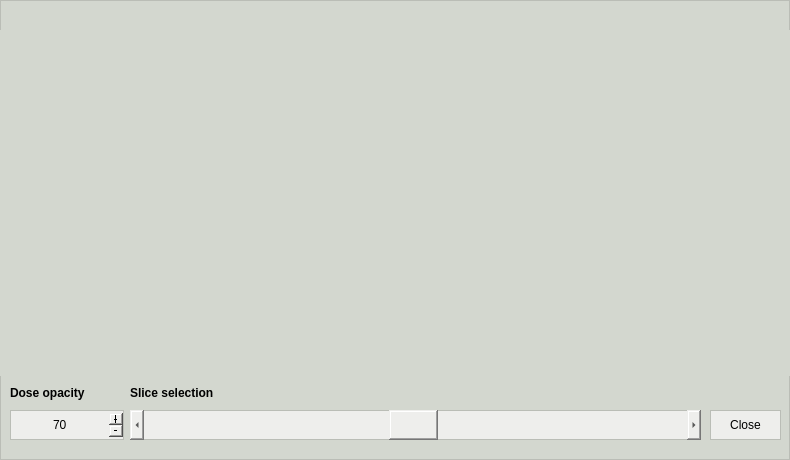
<?xml version="1.0" encoding="UTF-8"?>
<ui version="4.0">
 <class>compare_window</class>
 <widget class="QMainWindow" name="compare_window">
  <property name="windowModality">
   <enum>Qt::ApplicationModal</enum>
  </property>
  <property name="geometry">
   <rect>
    <x>0</x>
    <y>0</y>
    <width>790</width>
    <height>460</height>
   </rect>
  </property>
  <property name="minimumSize">
   <size>
    <width>790</width>
    <height>460</height>
   </size>
  </property>
  <property name="maximumSize">
   <size>
    <width>790</width>
    <height>460</height>
   </size>
  </property>
  <property name="windowTitle">
   <string>Plan comparison</string>
  </property>
  <property name="styleSheet">
   <string notr="true">color: rgb(0, 0, 0);
background-color: rgb(211, 215, 207);</string>
  </property>
  <widget class="QWidget" name="compare_widget">
   <property name="styleSheet">
    <string notr="true">color: rgb(0, 0, 0);
background-color: rgb(211, 215, 207);
border: 1px solid;
border-color: rgb(186, 189, 182);</string>
   </property>
   <widget class="QPushButton" name="close_info_pbutton">
    <property name="geometry">
     <rect>
      <x>710</x>
      <y>410</y>
      <width>71</width>
      <height>30</height>
     </rect>
    </property>
    <property name="cursor">
     <cursorShape>PointingHandCursor</cursorShape>
    </property>
    <property name="styleSheet">
     <string notr="true">color: rgb(0, 0, 0);
background-color: rgb(238, 238, 236);
border: 1px solid;
border-color: rgb(186, 189, 182);</string>
    </property>
    <property name="text">
     <string>Close</string>
    </property>
   </widget>
   <widget class="QWidget" name="baseline_widget" native="true">
    <property name="geometry">
     <rect>
      <x>0</x>
      <y>30</y>
      <width>390</width>
      <height>346</height>
     </rect>
    </property>
    <property name="styleSheet">
     <string notr="true">border: 1px solid;
border-color: rgb(211, 215, 207);</string>
    </property>
    <layout class="QVBoxLayout" name="baseline_meta_layout">
     <property name="spacing">
      <number>0</number>
     </property>
     <property name="leftMargin">
      <number>10</number>
     </property>
     <property name="topMargin">
      <number>10</number>
     </property>
     <property name="rightMargin">
      <number>10</number>
     </property>
     <property name="bottomMargin">
      <number>0</number>
     </property>
     <item>
      <layout class="QVBoxLayout" name="baseline_layout">
       <property name="spacing">
        <number>3</number>
       </property>
      </layout>
     </item>
    </layout>
   </widget>
   <widget class="QScrollBar" name="slice_selection_sbar">
    <property name="geometry">
     <rect>
      <x>130</x>
      <y>410</y>
      <width>571</width>
      <height>30</height>
     </rect>
    </property>
    <property name="sizePolicy">
     <sizepolicy hsizetype="MinimumExpanding" vsizetype="Fixed">
      <horstretch>0</horstretch>
      <verstretch>0</verstretch>
     </sizepolicy>
    </property>
    <property name="minimumSize">
     <size>
      <width>239</width>
      <height>30</height>
     </size>
    </property>
    <property name="maximumSize">
     <size>
      <width>16777215</width>
      <height>30</height>
     </size>
    </property>
    <property name="styleSheet">
     <string notr="true">color: rgb(0, 0, 0);
background-color: rgb(238, 238, 236);
border: 1px solid;
border-color: rgb(186, 189, 182);</string>
    </property>
    <property name="value">
     <number>49</number>
    </property>
    <property name="orientation">
     <enum>Qt::Horizontal</enum>
    </property>
   </widget>
   <widget class="QWidget" name="reference_widget" native="true">
    <property name="geometry">
     <rect>
      <x>400</x>
      <y>30</y>
      <width>390</width>
      <height>346</height>
     </rect>
    </property>
    <property name="styleSheet">
     <string notr="true">border: 1px solid;
border-color: rgb(211, 215, 207);</string>
    </property>
    <layout class="QVBoxLayout" name="reference_meta_layout">
     <property name="spacing">
      <number>0</number>
     </property>
     <property name="leftMargin">
      <number>10</number>
     </property>
     <property name="topMargin">
      <number>10</number>
     </property>
     <property name="rightMargin">
      <number>10</number>
     </property>
     <property name="bottomMargin">
      <number>0</number>
     </property>
     <item>
      <layout class="QVBoxLayout" name="reference_layout">
       <property name="spacing">
        <number>3</number>
       </property>
      </layout>
     </item>
    </layout>
   </widget>
   <widget class="QLabel" name="baseline_label">
    <property name="geometry">
     <rect>
      <x>10</x>
      <y>10</y>
      <width>371</width>
      <height>25</height>
     </rect>
    </property>
    <property name="minimumSize">
     <size>
      <width>0</width>
      <height>25</height>
     </size>
    </property>
    <property name="maximumSize">
     <size>
      <width>16777215</width>
      <height>25</height>
     </size>
    </property>
    <property name="font">
     <font>
      <weight>75</weight>
      <bold>true</bold>
     </font>
    </property>
    <property name="styleSheet">
     <string notr="true">border: 0px;</string>
    </property>
    <property name="alignment">
     <set>Qt::AlignCenter</set>
    </property>
   </widget>
   <widget class="QLabel" name="reference_label">
    <property name="geometry">
     <rect>
      <x>410</x>
      <y>10</y>
      <width>371</width>
      <height>25</height>
     </rect>
    </property>
    <property name="minimumSize">
     <size>
      <width>0</width>
      <height>25</height>
     </size>
    </property>
    <property name="maximumSize">
     <size>
      <width>16777215</width>
      <height>25</height>
     </size>
    </property>
    <property name="font">
     <font>
      <weight>75</weight>
      <bold>true</bold>
     </font>
    </property>
    <property name="styleSheet">
     <string notr="true">border: 0px;</string>
    </property>
    <property name="alignment">
     <set>Qt::AlignCenter</set>
    </property>
   </widget>
   <widget class="QLabel" name="slice_selection_label">
    <property name="geometry">
     <rect>
      <x>130</x>
      <y>380</y>
      <width>118</width>
      <height>25</height>
     </rect>
    </property>
    <property name="minimumSize">
     <size>
      <width>0</width>
      <height>25</height>
     </size>
    </property>
    <property name="maximumSize">
     <size>
      <width>16777215</width>
      <height>25</height>
     </size>
    </property>
    <property name="font">
     <font>
      <weight>75</weight>
      <bold>true</bold>
     </font>
    </property>
    <property name="styleSheet">
     <string notr="true">border: 0px;</string>
    </property>
    <property name="text">
     <string>Slice selection</string>
    </property>
   </widget>
   <widget class="QLabel" name="opacity_label">
    <property name="geometry">
     <rect>
      <x>10</x>
      <y>380</y>
      <width>120</width>
      <height>25</height>
     </rect>
    </property>
    <property name="minimumSize">
     <size>
      <width>0</width>
      <height>25</height>
     </size>
    </property>
    <property name="maximumSize">
     <size>
      <width>16777215</width>
      <height>25</height>
     </size>
    </property>
    <property name="font">
     <font>
      <weight>75</weight>
      <bold>true</bold>
     </font>
    </property>
    <property name="styleSheet">
     <string notr="true">border: 0px;</string>
    </property>
    <property name="text">
     <string>Dose opacity</string>
    </property>
   </widget>
   <widget class="QSpinBox" name="opacity_sbox">
    <property name="geometry">
     <rect>
      <x>10</x>
      <y>410</y>
      <width>120</width>
      <height>30</height>
     </rect>
    </property>
    <property name="minimumSize">
     <size>
      <width>120</width>
      <height>30</height>
     </size>
    </property>
    <property name="maximumSize">
     <size>
      <width>120</width>
      <height>30</height>
     </size>
    </property>
    <property name="cursor">
     <cursorShape>IBeamCursor</cursorShape>
    </property>
    <property name="styleSheet">
     <string notr="true">background-color: rgb(238, 238, 236);
border: 1px solid;
border-color: rgb(186, 189, 182);
margin-right: 6px;</string>
    </property>
    <property name="alignment">
     <set>Qt::AlignCenter</set>
    </property>
    <property name="buttonSymbols">
     <enum>QAbstractSpinBox::PlusMinus</enum>
    </property>
    <property name="maximum">
     <number>100</number>
    </property>
    <property name="value">
     <number>70</number>
    </property>
   </widget>
   <widget class="QLabel" name="slice_selection_pos">
    <property name="geometry">
     <rect>
      <x>580</x>
      <y>380</y>
      <width>120</width>
      <height>25</height>
     </rect>
    </property>
    <property name="minimumSize">
     <size>
      <width>0</width>
      <height>25</height>
     </size>
    </property>
    <property name="maximumSize">
     <size>
      <width>16777215</width>
      <height>25</height>
     </size>
    </property>
    <property name="font">
     <font>
      <weight>75</weight>
      <bold>true</bold>
     </font>
    </property>
    <property name="styleSheet">
     <string notr="true">border: 0px;</string>
    </property>
    <property name="text">
     <string/>
    </property>
    <property name="alignment">
     <set>Qt::AlignRight|Qt::AlignTrailing|Qt::AlignVCenter</set>
    </property>
   </widget>
  </widget>
 </widget>
 <resources>
  <include location="../assets/resources.qrc"/>
 </resources>
 <connections/>
</ui>
